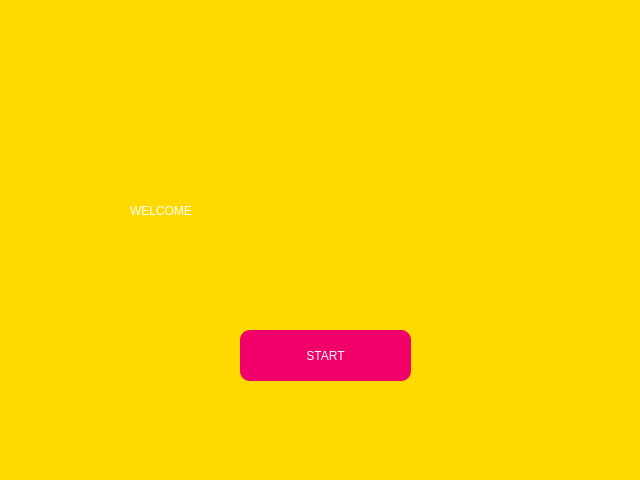
<?xml version="1.0" encoding="UTF-8"?>
<ui version="4.0">
 <class>Dialog</class>
 <widget class="QDialog" name="Dialog">
  <property name="geometry">
   <rect>
    <x>0</x>
    <y>0</y>
    <width>640</width>
    <height>480</height>
   </rect>
  </property>
  <property name="windowTitle">
   <string>Dialog</string>
  </property>
  <widget class="QWidget" name="widget" native="true">
   <property name="geometry">
    <rect>
     <x>0</x>
     <y>0</y>
     <width>640</width>
     <height>480</height>
    </rect>
   </property>
   <property name="autoFillBackground">
    <bool>false</bool>
   </property>
   <property name="styleSheet">
    <string notr="true">background-color:rgb(255, 217, 0)</string>
   </property>
   <widget class="QLabel" name="welcome">
    <property name="geometry">
     <rect>
      <x>130</x>
      <y>180</y>
      <width>371</width>
      <height>61</height>
     </rect>
    </property>
    <property name="styleSheet">
     <string notr="true">font: 87 40pt &quot;Arial Black&quot;; background-color: rgb(255, 217, 0);color:rgb(255, 255, 255)</string>
    </property>
    <property name="text">
     <string>WELCOME</string>
    </property>
   </widget>
   <widget class="QPushButton" name="start">
    <property name="geometry">
     <rect>
      <x>240</x>
      <y>330</y>
      <width>171</width>
      <height>51</height>
     </rect>
    </property>
    <property name="styleSheet">
     <string notr="true">background-color: rgb(240, 0, 104);
border-radius: 10px;
font: 87 18pt &quot;Arial Black&quot;;
color: rgb(255, 255, 255);

</string>
    </property>
    <property name="text">
     <string>START</string>
    </property>
   </widget>
  </widget>
 </widget>
 <resources/>
 <connections/>
</ui>
